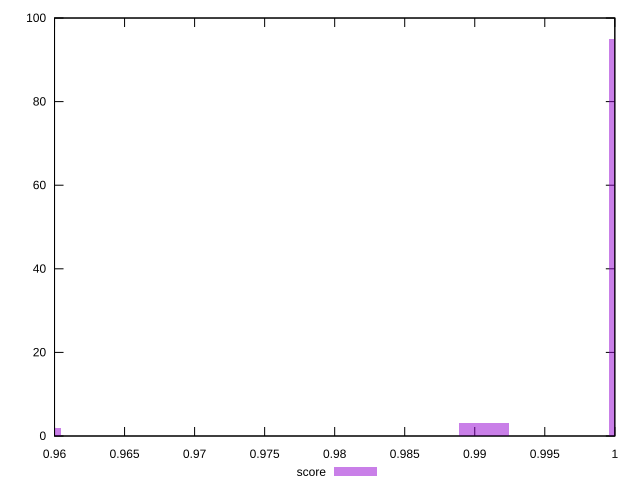

Here is the gnuplot script that generated this plot:
reset

$score <<EOF
1.0013283852011183 95
0.9906759555713192 3
0.9587186666819217 2
EOF

set key outside below
set boxwidth 0.00355080987659971
set xrange [0.96:1]
set yrange [0:100]
set trange [0:100]
set style fill transparent solid 0.5 noborder
set terminal svg size 640, 490 enhanced background rgb 'white'
set output "report_00017_2021-02-10T15-08-03.406Z/total-blocking-time/samples/pages+cached+noadtech/score/histogram.svg"

plot $score title "score" with boxes

reset
